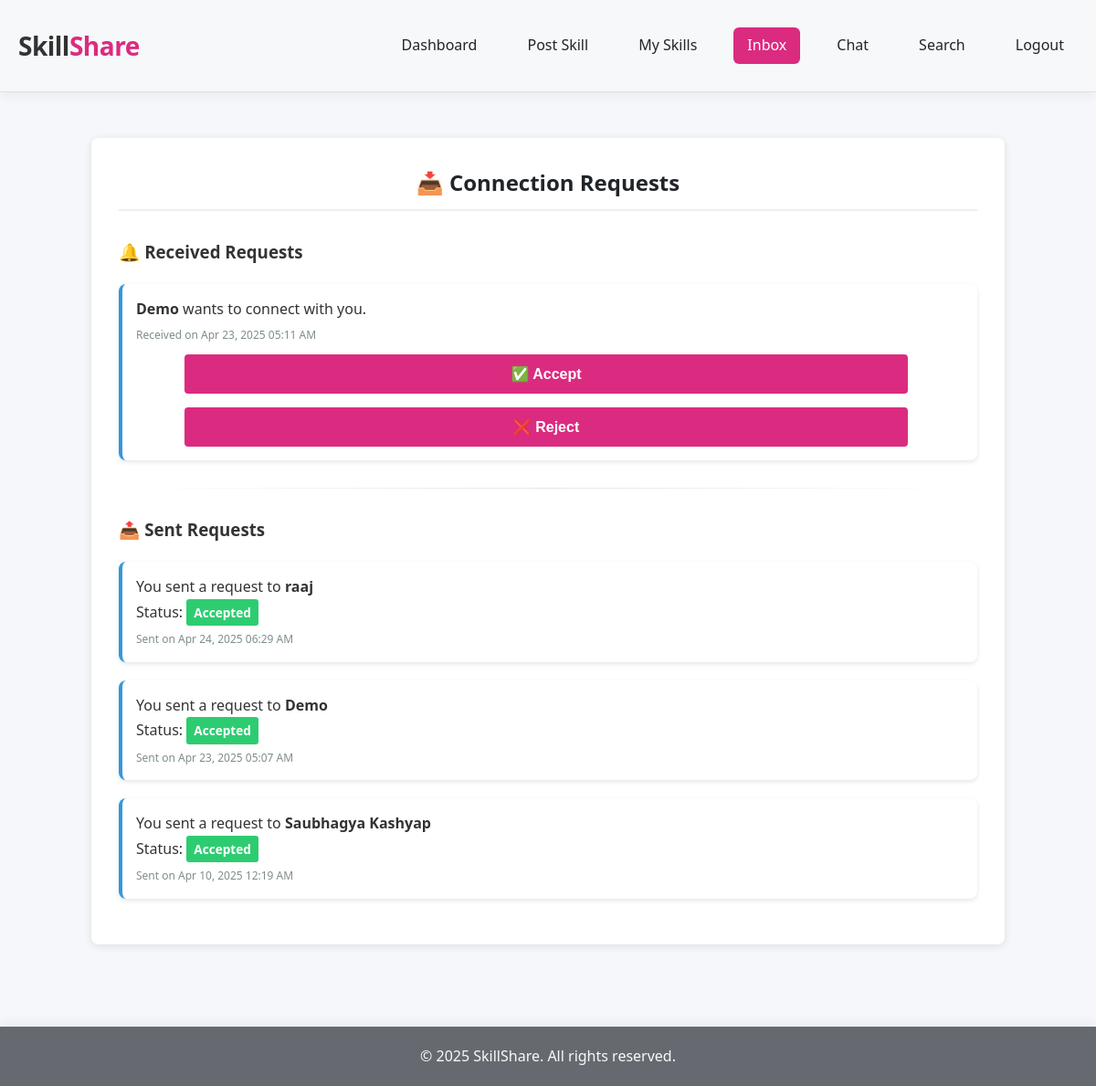
The page /pages/inbox.php (signed in) on the database its author committed.
### tables this page shows
CREATE TABLE `messages` (
  `id` int(11) NOT NULL,
  `from_id` int(11) DEFAULT NULL,
  `to_id` int(11) DEFAULT NULL,
  `message` text DEFAULT NULL,
  `seen` tinyint(4) DEFAULT 0,
  `timestamp` timestamp NOT NULL DEFAULT current_timestamp(),
  `status` enum('pending','accepted','rejected') DEFAULT 'pending'
);

CREATE TABLE `users` (
  `id` int(11) NOT NULL,
  `name` varchar(100) DEFAULT NULL,
  `email` varchar(100) DEFAULT NULL,
  `password` varchar(255) DEFAULT NULL,
  `bio` text DEFAULT NULL,
  `profile_pic` varchar(255) DEFAULT NULL,
  `role` enum('user','admin') DEFAULT 'user',
  `created_at` timestamp NOT NULL DEFAULT current_timestamp()
);

### pages/inbox.php (the view, shortened to what this page needs)
<?php
require_once('../includes/db.php');
require_once('../includes/header.php');
$user_id = $_SESSION['user_id'];
$received_sql = "
    SELECT
        m.id,
        m.from_id,
        m.message,
        m.status,
        m.timestamp,
        u.name AS sender_name
    FROM
        messages m
    JOIN
        users u ON m.from_id = u.id
    WHERE
        m.to_id = ?
        AND m.status = 'pending'
    ORDER BY
        m.timestamp DESC
";
$received_stmt = mysqli_prepare($conn, $received_sql);
mysqli_stmt_bind_param($received_stmt, "i", $user_id);
if (!mysqli_stmt_execute($received_stmt)) {
    die("Error executing received connections query: " . mysqli_stmt_error($received_stmt));
}
$received_result = mysqli_stmt_get_result($received_stmt);
$sent_sql = "
    SELECT
        m.id,
        m.to_id,
        m.message,
        m.status,
        m.timestamp,
        u.name AS receiver_name
    FROM
        messages m
    JOIN
        users u ON m.to_id = u.id
    WHERE
        m.from_id = ?
    ORDER BY
        m.timestamp DESC
";
$sent_stmt = mysqli_prepare($conn, $sent_sql);
mysqli_stmt_bind_param($sent_stmt, "i", $user_id);
if (!mysqli_stmt_execute($sent_stmt)) {
    die("Error executing sent connections query: " . mysqli_stmt_error($sent_stmt));
}
$sent_result = mysqli_stmt_get_result($sent_stmt);
?>
<link rel="stylesheet" href="../assets/css/skills.css">
<div class="page-container">
    <h2 class="page-title">📥 Connection Requests</h2>
    <h3>🔔 Received Requests</h3>
    <?php if (mysqli_num_rows($received_result) > 0): ?>
        <ul class="message-list">
            <?php while ($row = mysqli_fetch_assoc($received_result)): ?>
                <li class="message-item">
                    <strong><?php echo htmlspecialchars($row['sender_name']); ?></strong>
                    wants to connect with you.
                    <small class="message-timestamp">Received on <?php echo date("M d, Y h:i A", strtotime($row['timestamp'])); ?></small>
                    <form method="POST" action="accept_reject.php" class="message-actions">
                        <button type="submit" name="action" value="accept" class="action-button accept-button">✅ Accept</button>
                        <button type="submit" name="action" value="reject" class="action-button reject-button">❌ Reject</button>
                    </form>
                </li>
            <?php endwhile; ?>
        </ul>
    <?php else: ?>
        <div class="no-messages">
            <p>You don't have any pending connection requests.</p>
        </div>
    <?php endif; ?>
    <hr class="divider">
    <h3>📤 Sent Requests</h3>
    <?php if (mysqli_num_rows($sent_result) > 0): ?>
        <ul class="message-list">
            <?php while ($row = mysqli_fetch_assoc($sent_result)): ?>
                <li class="message-item">
                    You sent a request to <strong><?php echo htmlspecialchars($row['receiver_name']); ?></strong>
                    <br>
                    Status:
                    <span class="status status-<?php echo strtolower($row['status']); ?>">
                        <?php echo ucfirst($row['status']); ?>
                    </span>
                    <small class="message-timestamp">Sent on <?php echo date("M d, Y h:i A", strtotime($row['timestamp'])); ?></small>
                </li>
            <?php endwhile; ?>
        </ul>
    <?php else: ?>
        <div class="no-messages">
            <p>You haven't sent any connection requests yet.</p>
        </div>
    <?php endif; ?>
</div>
<?php require_once('../includes/footer.php'); ?>

### assets/css/skills.css (style rules this page uses)
.page-container { width: 90%; max-width: 1000px; margin: 20px auto; background-color: #fff; padding: 30px; border-radius: 8px; box-shadow: 0 2px 10px rgba(0, 0, 0, 0.1); }
.page-title { color: #212529; margin-bottom: 30px; text-align: center; border-bottom: 2px solid #ecf0f1; padding-bottom: 10px; }
form { display: grid; gap: 15px; max-width: 800px; margin: 0 auto; }
button[type="submit"] { background-color: #db2b80; color: white; border: none; padding: 12px; font-size: 16px; font-weight: 600; border-radius: 4px; cursor: pointer; transition: background-color 0.3s; }
.message-list { list-style-type: none; padding: 0; margin: 20px 0; }
.message-item { margin-bottom: 20px; padding: 15px; border-radius: 8px; background-color: #fff; box-shadow: 0 2px 5px rgba(0,0,0,0.1); transition: transform 0.2s, box-shadow 0.2s; border-left: 4px solid #3498db; }
.message-timestamp { color: #7f8c8d; display: block; margin-top: 5px; font-size: 12px; }
.message-actions { margin-top: 12px; }
.status { display: inline-block; padding: 4px 8px; border-radius: 3px; font-size: 0.85em; font-weight: bold; }
.status-accepted { background-color: #2ecc71; color: white; }
.divider { margin: 30px 0; border: 0; height: 1px; background-image: linear-gradient(to right, rgba(0,0,0,0), rgba(0,0,0,0.1), rgba(0,0,0,0)); }
.action-button { border: none; padding: 8px 12px; border-radius: 4px; cursor: pointer; font-weight: bold; margin-right: 8px; transition: background-color 0.3s, transform 0.2s; }
.accept-button { background-color: #2ecc71; color: white; }
.reject-button { background-color: #e74c3c; color: white; }

### includes/header.php (style rules this page uses)
* { margin: 0; padding: 0; box-sizing: border-box; }
html, body { height: 100%; }
body { font-family: 'Segoe UI', Tahoma, Geneva, Verdana, sans-serif; line-height: 1.6; background-color: #f5f7fa; color: #333; display: flex; flex-direction: column; }

### rows shown on the page
messages: from.name "Demo", timestamp "Apr 23, 2025 05:11 AM"
messages: to.name "raaj", status "Accepted", timestamp "Apr 24, 2025 06:29 AM"
messages: to.name "Demo", status "Accepted", timestamp "Apr 23, 2025 05:07 AM"
messages: to.name "Saubhagya Kashyap", status "Accepted", timestamp "Apr 10, 2025 12:19 AM"
